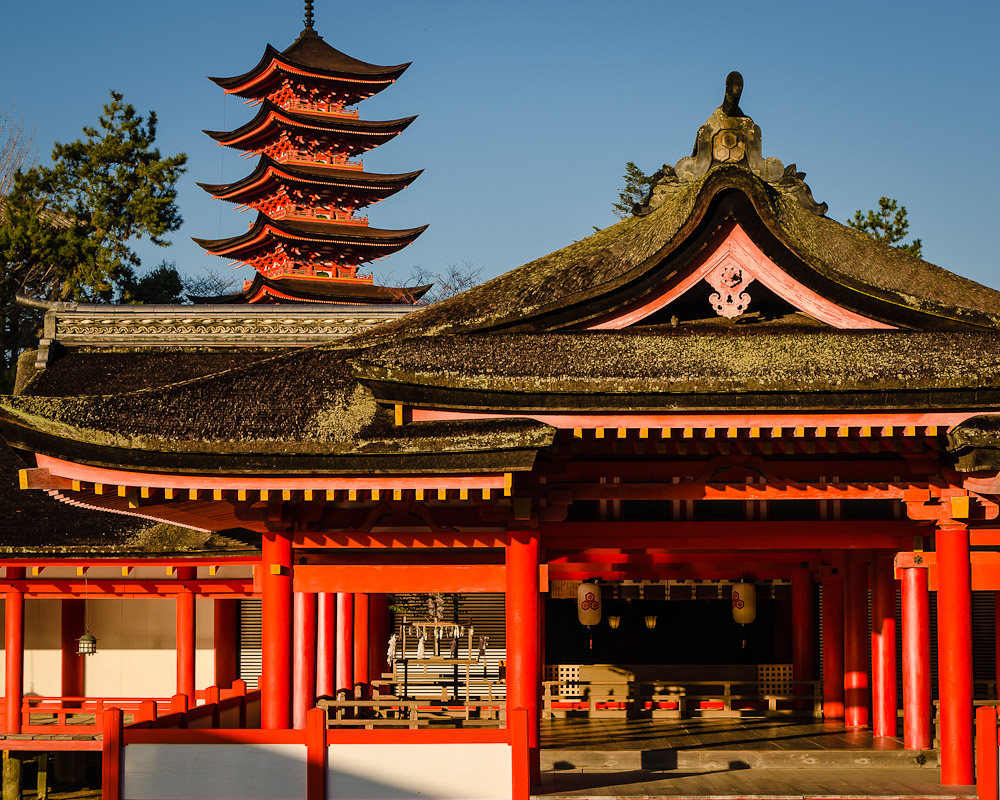
#> input picture temple.jpg, 1000 x 800 px
$ python task2.py
#> lines starting #> are read from the running program, lines starting #| are printed output that depends on the picture
# -*- coding: utf-8 -*-
"""
Created on Thu Mar 10 18:57:15 2016

@author: yong
"""

import matplotlib.pyplot as plt
import matplotlib.image as mpimg
import numpy as np
import scipy as sp

#define a function called svd
def svd(n):


    # first, make new matrix sigma for red, green and blue respectively
    Sig_red_new=Sr.copy()
    Sig_green_new=Sg.copy()
    Sig_blue_new=Sb.copy()

    # then, make the first n element as nonzero
    Sig_red_new[n:800]=np.zeros_like(Sr[n:800])
    Sig_green_new[n:800]=np.zeros_like(Sg[n:800])
    Sig_blue_new[n:800]=np.zeros_like(Sb[n:800])

    # create diagonal matrix to perform dot multiplication by changing the
    # dimension of sigma from (800,1) to (800,1000)to (800,1000)
    Sig_red_new = sp.linalg.diagsvd(Sig_red_new,800,1000)
    Sig_green_new = sp.linalg.diagsvd(Sig_green_new,800,1000)
    Sig_blue_new = sp.linalg.diagsvd(Sig_blue_new,800,1000)

    # now we can perform dot multiplication to create lower resolution matrix
    new_red = np.dot(np.dot(Ur,Sig_red_new), Vr)
    new_green = np.dot(np.dot(Ug, Sig_green_new), Vg)
    new_blue = np.dot(np.dot(Ub, Sig_blue_new), Vb)

    # to construct new resolution matrix
    img[:,:,0]= new_red
    img[:,:,1]= new_green
    img[:,:,2]= new_blue

    #plot the image
    fig2 = plt.figure(n)
    ax1 = fig2.add_subplot(2,2,1)
    ax2 = fig2.add_subplot(2,2,2)
    ax3 = fig2.add_subplot(2,2,3)
    ax4 = fig2.add_subplot(2,2,4)
    ax1.imshow(img)
    ax2.imshow(r, cmap = 'Reds')
    ax3.imshow(g, cmap = 'Greens')
    ax4.imshow(b, cmap = 'Blues')
    plt.show()


#the original image
#read image
img=mpimg.imread('temple.jpg')
#> img is the input picture: shape (800, 1000, 3); mean R, G, B 108.3, 78.1, 64.7
# generate rgb array
[r,g,b] = [img[:,:,i] for i in range(3)]
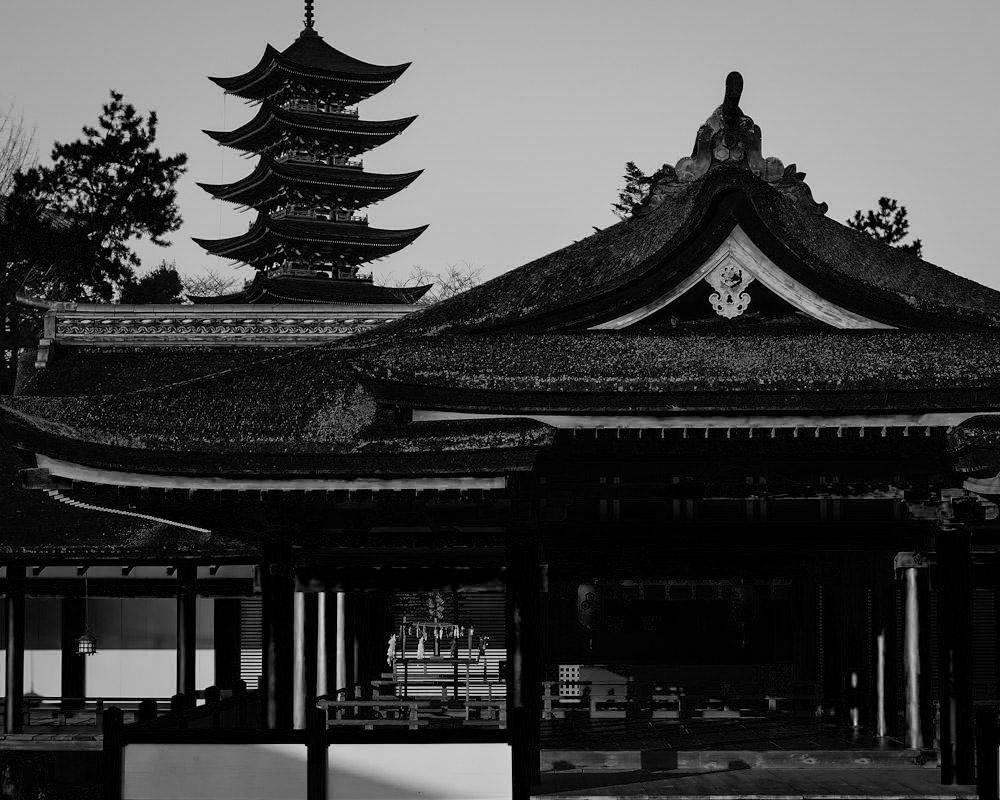
#> b: shape (800, 1000); min 0, max 235, mean 64.7
print("Original image")
fig = plt.figure(1)
ax1 = fig.add_subplot(2,2,1)
ax2 = fig.add_subplot(2,2,2)
ax3 = fig.add_subplot(2,2,3)
ax4 = fig.add_subplot(2,2,4)
ax1.imshow(img)
ax2.imshow(r, cmap = 'Reds')
ax3.imshow(g, cmap = 'Greens')
ax4.imshow(b, cmap = 'Blues')
plt.show()


Ur, Sr, Vr = sp.linalg.svd(r) #to find U, sigma and V for red matrix
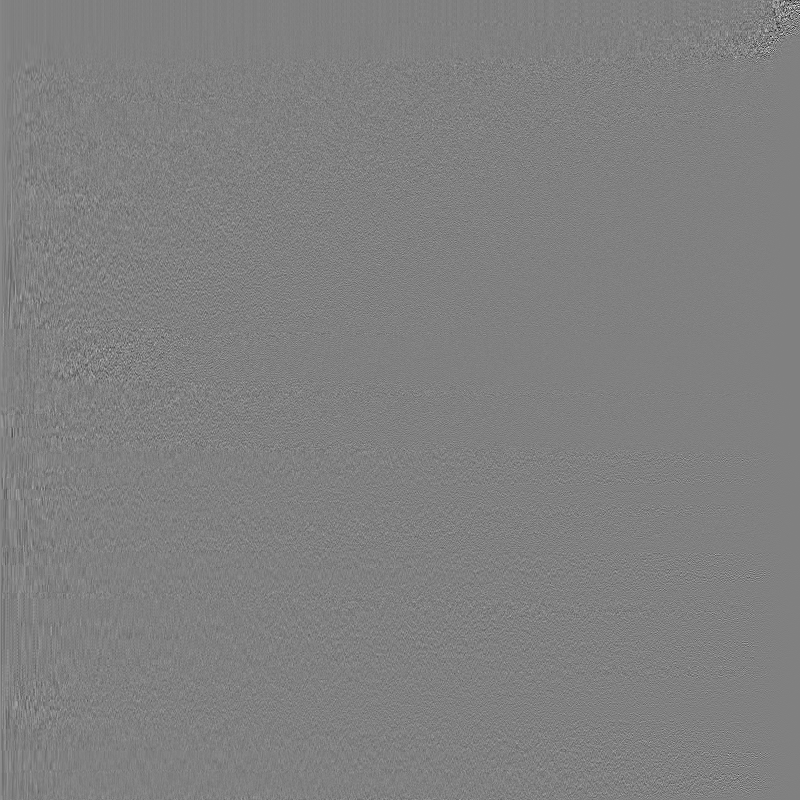
#> Ur: shape (800, 800) float32; min -0.544, max 0.534, mean 4.94e-05; drawn with min black and max white
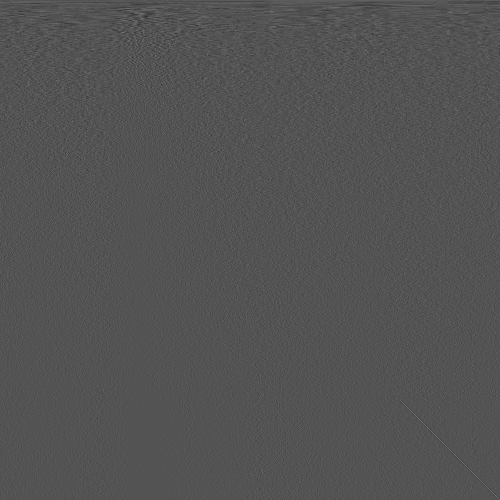
#> Vr: shape (1000, 1000) float32 (shown at 1/2 size); min -0.251, max 0.514, mean 4.22e-05; drawn with min black and max white
#> Sr = 800 values, max 102946.1 at index 0, min 1.11 at index 799, mean 985.7
Ug, Sg, Vg = sp.linalg.svd(g) #to find U, sigma and V for green matrix
#> Sg = 800 values, max 78089.5 at index 0, min 1.04 at index 799, mean 776.9
Ub, Sb, Vb = sp.linalg.svd(b) #to find U, sigma and V for blue matrix
#> Sb = 800 values, max 77357.7 at index 0, min 1.23 at index 799, mean 670.4

#to find the none zero elements in sigma of each red, green and blue matrices
red_nonzero=np.count_nonzero(Sr)
#> red_nonzero = 800
green_nonzero=np.count_nonzero(Sg)
#> green_nonzero = 800
blue_nonzero=np.count_nonzero(Sb)
#> blue_nonzero = 800
print("The number of non zero elements in original Sigma of red, green, blue matrices are",red_nonzero,"," ,blue_nonzero,"and" ,green_nonzero, "respectively.")
#| The number of non zero elements in original Sigma of red, green, blue matrices are 800 , 800 and 800 respectively.


#lower resolution with n=30
print("When n = 30， lower resolution")
svd(30)
#> in svd, `Sig_red_new=Sr.copy()`: Sig_red_new has the same summary as Sr outside svd
#> in svd, `Sig_green_new=Sg.copy()`: Sig_green_new has the same summary as Sg outside svd
#> in svd, `Sig_blue_new=Sb.copy()`: Sig_blue_new has the same summary as Sb outside svd
#> in svd, `new_red = np.dot(np.dot(Ur,Sig_red_new), Vr)`:
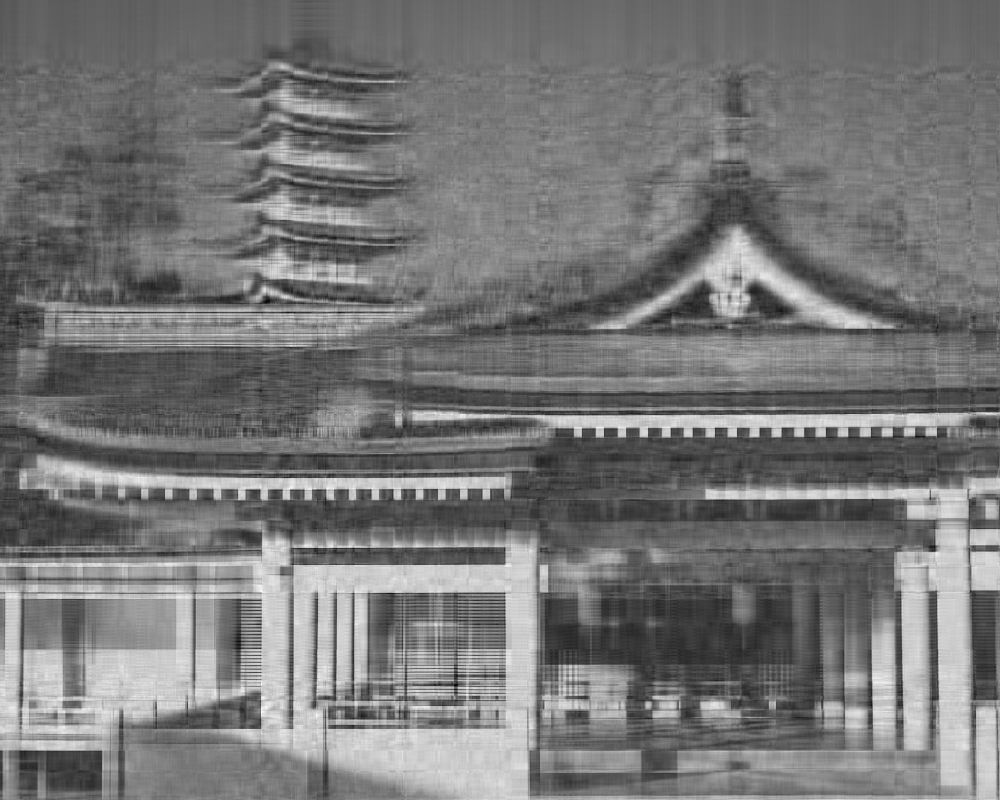
#> new_red: shape (800, 1000) float32; min -93.01, max 338.6, mean 108.3; drawn with min black and max white
#> in svd, `new_green = np.dot(np.dot(Ug, Sig_green_new), Vg)`:
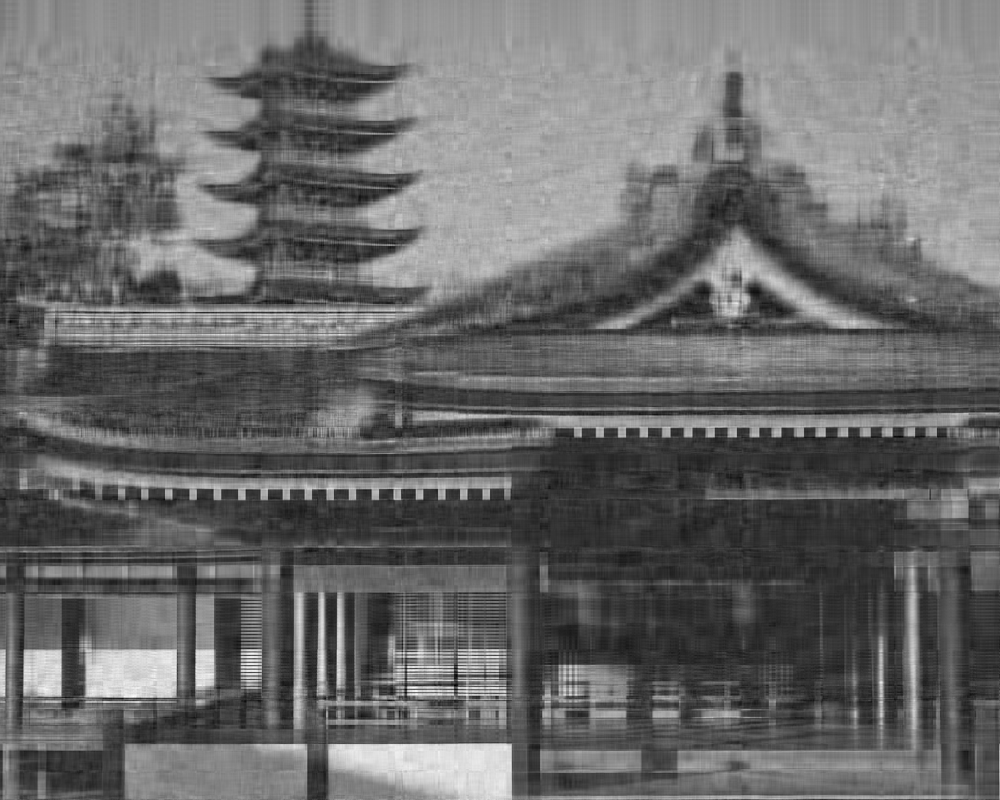
#> new_green: shape (800, 1000) float32; min -60.17, max 272.5, mean 78.1; drawn with min black and max white
#> in svd, `new_blue = np.dot(np.dot(Ub, Sig_blue_new), Vb)`:
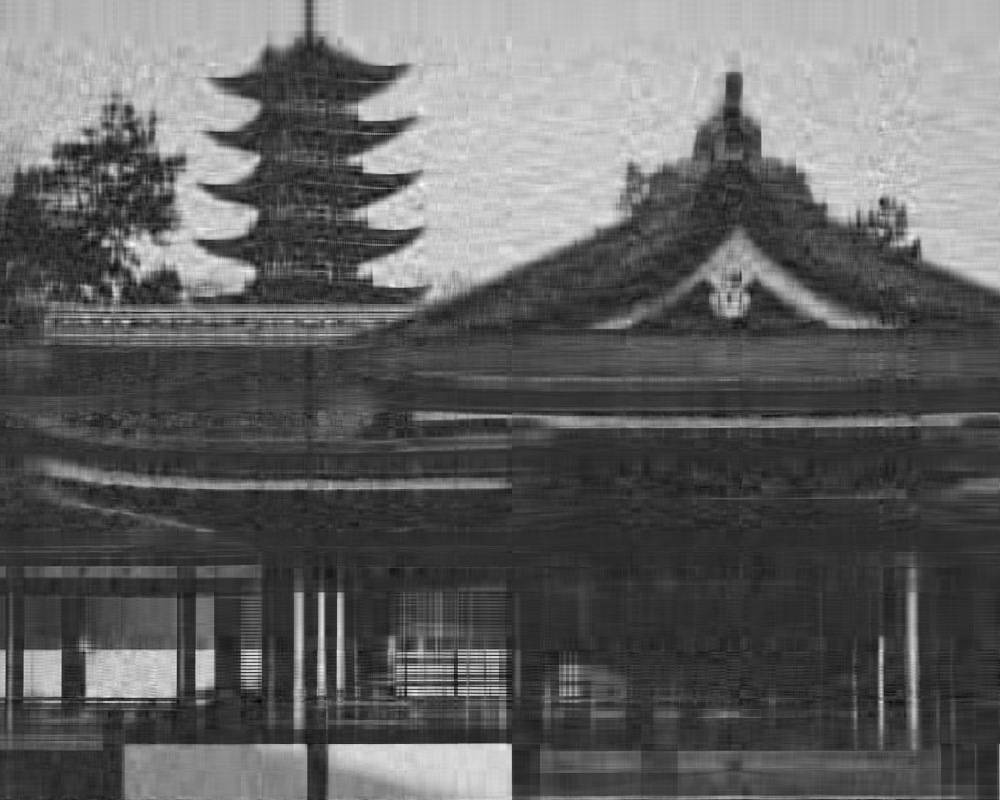
#> new_blue: shape (800, 1000) float32; min -54.21, max 252.6, mean 64.7; drawn with min black and max white
#> (the run stopped early here; a loop or call above may not have finished)
